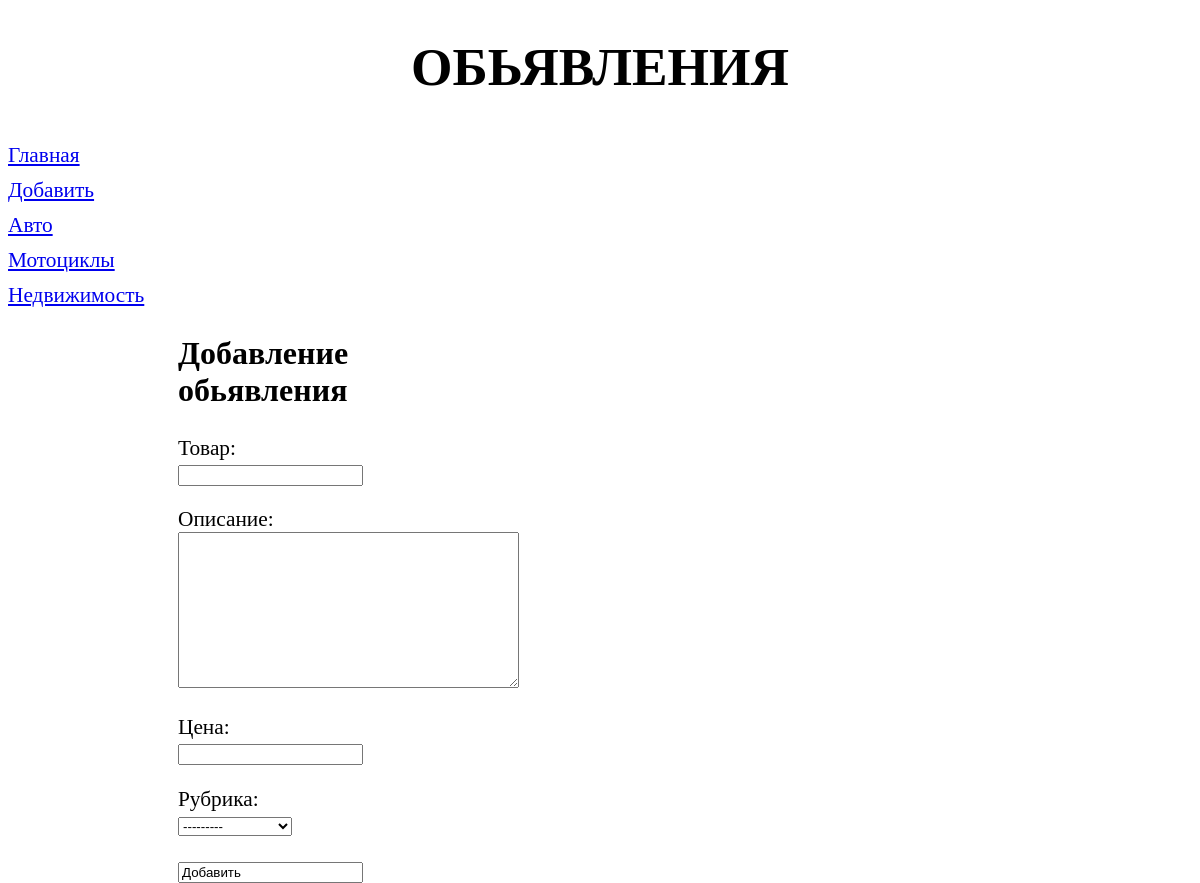
The page /bboard/add/ on the database its author committed.
### bboard/models.py (models this page shows)
class Rubric(models.Model):
    name = models.CharField(max_length=20, db_index=True, verbose_name='Название')
    def __str__(self):
        return self.name
    class Meta:
        verbose_name_plural = 'Рубрики'
        verbose_name = 'Рубрика'
        ordering = ['name']

### bboard/views.py (the view)
# urls.py: path('add/', BbCreateView.as_view(), name='add'),
class BbCreateView(CreateView):
    template_name = 'bboard/create.html'
    form_class = BbForm
    success_url = reverse_lazy('index')
    def get_context_data(self, **kwargs):
        context = super().get_context_data(**kwargs)
        context["rubrics"] = Rubric.objects.all()
        return context

### bboard/forms.py
class BbForm(ModelForm):
    class Meta:
        model = Bb
        fields = ('title', 'content', 'price', 'rubric')

### bboard/templates/bboard/create.html (shortened to what this page needs)
{% extends 'layout/basic.html' %}
{% block content %}
<h2>Добавление обьявления</h2>
<form method="post">
    {{form.as_p}}
    <input type="submint" value="Добавить">
</form>
{% endblock %}

### bboard/templates/layout/basic.html (shortened to what this page needs)
{% load static %}
<!DOCTYPE html>
<html>
<head>
    <link rel="stylesheet" type="text/css"
    href="{% static 'bboard/style.css' %}">
</head>
<body>
    <header>
        <h1>обьявления</h1>
    </header>
    <nav>
        <a href="{% url 'index'%}">Главная</a>
        <a href="{% url 'add'%}">Добавить</a>
        {% for rubric in rubrics %}
        <a href="{% url 'by_rubric' rubric.pk %}">
            {{ rubric.name }}</a>
            {% endfor %}
    <section>
        {% block content %}
        {% endblock %}
    </section>
    </body>
</html>

### bboard/static/bboard/style.css (style rules this page uses)
header h1 { font-size: 40pt; text-transform: uppercase; text-align: center; }
nav { font-size: 16pt; width: 150px; float: left; }
nav a { display: block; margin: 10px 0px; }
section { margin-left: 170px; }

### rows shown on the page
Rubric: name "Авто"
Rubric: name "Мотоциклы"
Rubric: name "Недвижимость"
